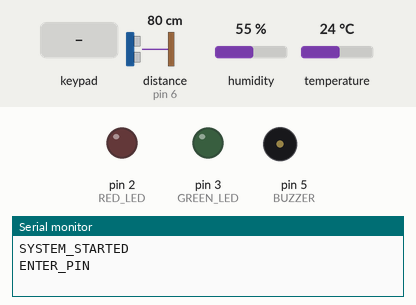
Recording of a sketch running on a simulated Arduino Uno, built with avr-gcc and run on an emulated ATmega328P. Parts: output pins drawn as LEDs (lit = HIGH), buzzer (waves = sounding), the last lines printed to the serial monitor. The inputs (shaded band) are chosen by the test bench; at power-on: distance to the obstacle (sensor on pin 6) 80 cm, humidity 55 %, temperature 24 °C. The echo pulse lasts 58.3 µs per cm; pins used as bus, display or sensor lines are not drawn.

Above: at 1.2 s.
1.3 s: key '4' pressed
At 2.6 s:
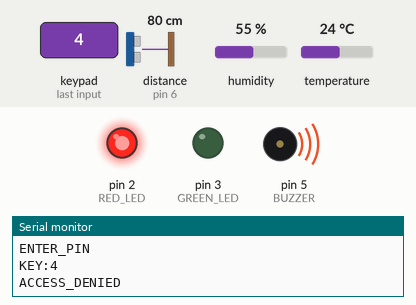
4.3 s: keypad keys 1 1 1 pressed 0.4 s apart
7.0 s: key '4' pressed
At 7.13 s:
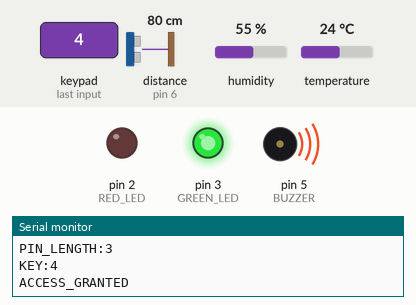
At 7.7 s:
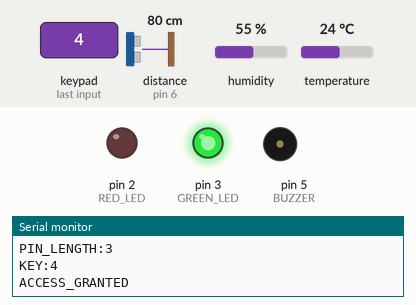
8.7 s: distance to the obstacle (sensor on pin 6) set to 4 cm
10.2 s: distance to the obstacle (sensor on pin 6) set to 2 cm
13.2 s: keypad keys 1 1 1 * pressed 0.4 s apart
At 15.8 s:
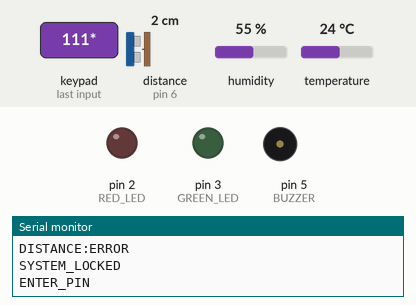
Timing chart, 0 to 17.3 s (numbered marks = the images above; inputs shaded):
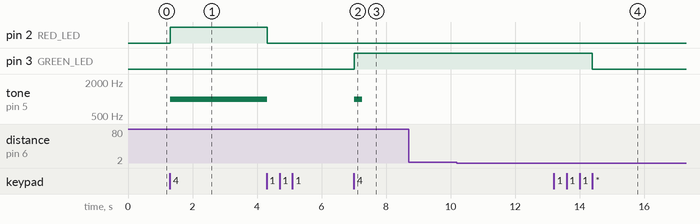

The sketch:

Smart_Security_System.ino
```cpp
#include <Keypad.h>
#include <DHT.h>

// =========================
// PIN DEFINITIONS
// =========================

#define RED_LED 2
#define GREEN_LED 3

#define DHTPIN 4
#define DHTTYPE DHT11
DHT dht(DHTPIN, DHTTYPE);

#define BUZZER 5

#define ECHO_PIN 6
#define TRIG_PIN 7

// =========================
// KEYPAD
// =========================

const byte ROWS = 4;
const byte COLS = 4;

char keys[ROWS][COLS] = {
  {'1', '2', '3', 'A'},
  {'4', '5', '6', 'B'},
  {'7', '8', '9', 'C'},
  {'*', '0', '#', 'D'}
};

byte rowPins[ROWS] = {A0, A1, A2, A3};
byte colPins[COLS] = {A4, A5, 0, 1};

Keypad keypad = Keypad(
  makeKeymap(keys),
  rowPins,
  colPins,
  ROWS,
  COLS
);

// =========================
// SECURITY SETTINGS
// =========================

String correctPIN = "111";
String enteredPIN = "";
bool accessGranted = false;

// =========================
// SENSOR VALUES
// =========================

float temperature = 0;
float humidity = 0;
float distance = 0;

// =========================
// TIMERS
// =========================

unsigned long lastDHT = 0;
unsigned long lastDistance = 0;

// =========================
// SETUP
// =========================

void setup() {
  Serial.begin(9600);

  dht.begin();

  pinMode(RED_LED, OUTPUT);
  pinMode(GREEN_LED, OUTPUT);
  pinMode(BUZZER, OUTPUT);
  pinMode(TRIG_PIN, OUTPUT);
  pinMode(ECHO_PIN, INPUT);

  digitalWrite(RED_LED, LOW);
  digitalWrite(GREEN_LED, LOW);
  noTone(BUZZER);

  Serial.println("SYSTEM_STARTED");
  Serial.println("ENTER_PIN");
}

// =========================
// MAIN LOOP
// =========================

void loop() {
  // =========================
  // LOCKED MODE
  // =========================

  if (!accessGranted) {
    char key = keypad.getKey();

    if (key) {
      Serial.print("KEY:");
      Serial.println(key);

      if (key == '*') {
        enteredPIN = "";
        digitalWrite(RED_LED, LOW);
        noTone(BUZZER);
        Serial.println("PIN_CLEARED");
        Serial.println("ENTER_PIN");
      }
      else if (key == '4') {
        checkPIN();
      }
      else if (key >= '0' && key <= '9') {
        if (enteredPIN.length() < 8) {
          enteredPIN += key;
          Serial.print("PIN_LENGTH:");
          Serial.println(enteredPIN.length());
        }
      }
    }

    return;
  }

  // =========================
  // UNLOCKED MODE
  // =========================

  char key = keypad.getKey();

  if (key == '*') {
    accessGranted = false;
    enteredPIN = "";
    digitalWrite(GREEN_LED, LOW);
    noTone(BUZZER);
    Serial.println("SYSTEM_LOCKED");
    Serial.println("ENTER_PIN");
    return;
  }

  // =========================
  // READ DHT11
  // =========================

  if (millis() - lastDHT >= 2000) {
    lastDHT = millis();

    float newHumidity = dht.readHumidity();
    float newTemperature = dht.readTemperature();

    if (!isnan(newHumidity) && !isnan(newTemperature)) {
      humidity = newHumidity;
      temperature = newTemperature;

      Serial.print("TEMPERATURE:");
      Serial.println(temperature, 1);

      Serial.print("HUMIDITY:");
      Serial.println(humidity, 1);
    }
  }

  // =========================
  // READ DISTANCE
  // =========================

  if (millis() - lastDistance >= 1000) {
    lastDistance = millis();

    distance = getDistance();

    if (distance >= 0) {
      Serial.print("DISTANCE:");
      Serial.println(distance, 1);
    }
    else {
      Serial.println("DISTANCE:ERROR");
    }
  }
}

// =========================
// CHECK PIN
// =========================

void checkPIN() {
  if (enteredPIN == correctPIN) {
    accessGranted = true;

    digitalWrite(GREEN_LED, HIGH);
    digitalWrite(RED_LED, LOW);

    Serial.println("ACCESS_GRANTED");

    tone(BUZZER, 1000);
    delay(250);
    noTone(BUZZER);

    enteredPIN = "";
    delay(500);
  }
  else {
    accessGranted = false;

    digitalWrite(GREEN_LED, LOW);
    digitalWrite(RED_LED, HIGH);

    Serial.println("ACCESS_DENIED");

    tone(BUZZER, 1000);
    delay(3000);
    noTone(BUZZER);

    digitalWrite(RED_LED, LOW);
    enteredPIN = "";

    Serial.println("ENTER_PIN");
  }
}

// =========================
// HC-SR04 DISTANCE
// =========================

float getDistance() {
  float total = 0;
  byte validReadings = 0;

  for (byte i = 0; i < 5; i++) {
    digitalWrite(TRIG_PIN, LOW);
    delayMicroseconds(2);

    digitalWrite(TRIG_PIN, HIGH);
    delayMicroseconds(10);
    digitalWrite(TRIG_PIN, LOW);

    unsigned long duration = pulseIn(ECHO_PIN, HIGH, 30000);

    if (duration > 0) {
      float d = duration * 0.0343 / 2.0;

      if (d >= 2 && d <= 400) {
        total += d;
        validReadings++;
      }
    }

    delay(10);
  }

  if (validReadings > 0) {
    return total / validReadings;
  }

  return -1;
}
```

Measured:
- after the input at 1.3 s, pin 2 (RED_LED): LOW → HIGH at once; tone on pin 5 (BUZZER): silent → 1000 Hz at once
- after the input at 7.0 s, pin 3 (GREEN_LED): LOW → HIGH at once; tone on pin 5 (BUZZER): silent → 1000 Hz at once, → silent 0.25 s later
- after the input at 13.2 s, pin 3 (GREEN_LED): HIGH → LOW after 1.2 s
